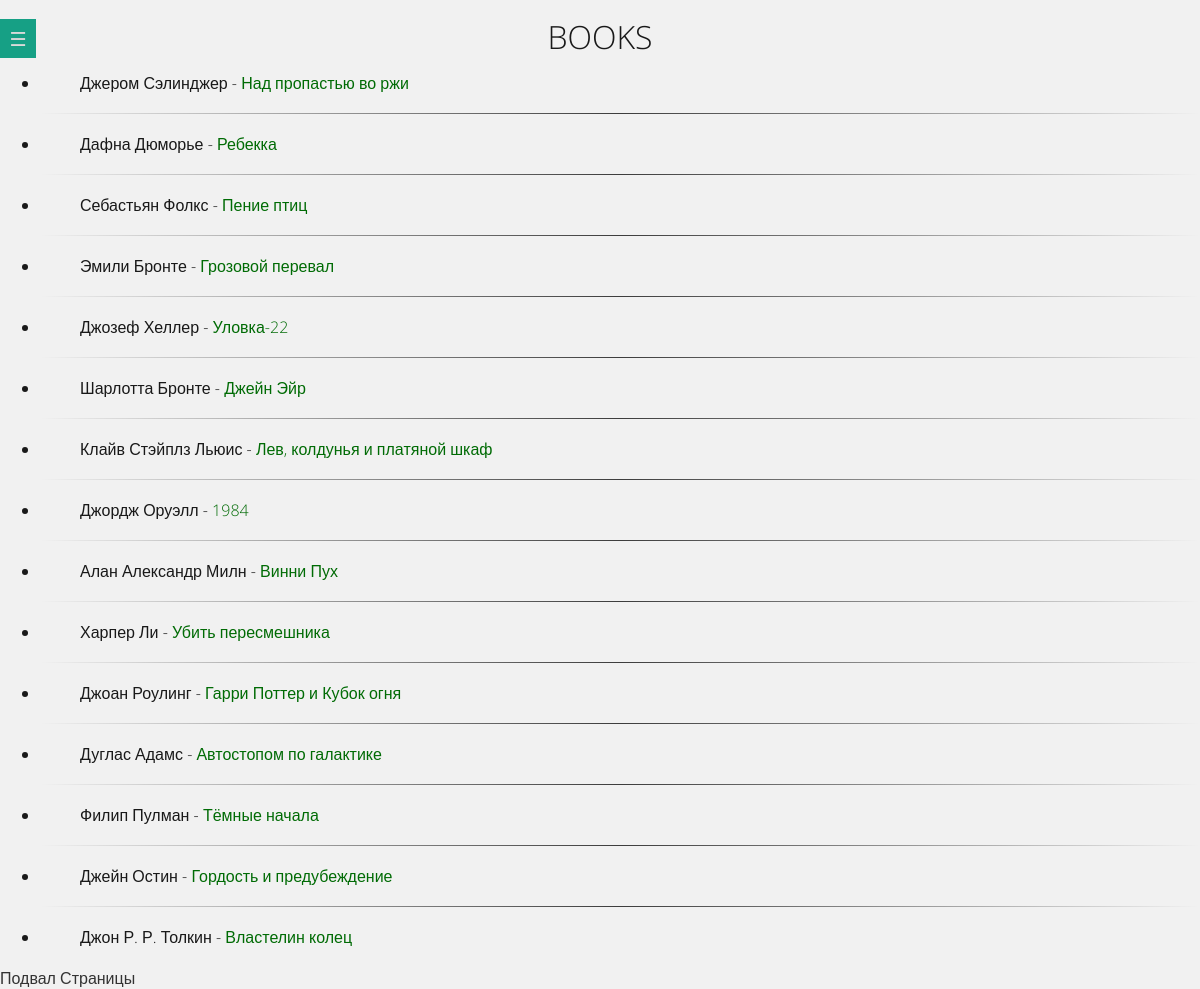
/books/, run on an earlier commit of the app's database.
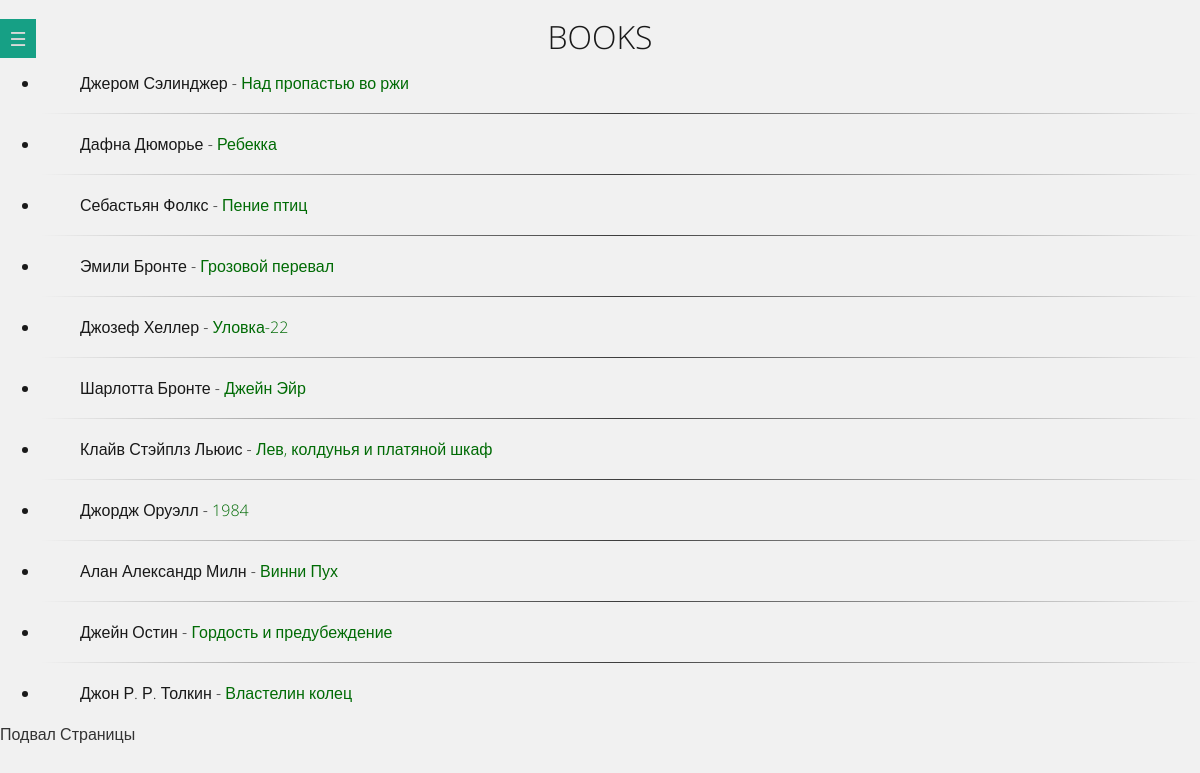
And on a later commit of the database.
### libre_authors/models.py (models this page shows, shortened)
class LibreAuthors(models.Model):
    class Status(models.IntegerChoices):
        DRAFT = 0, 'DRAFT'
        PUBLISHED = 1, 'PUBLISHED'
    title = models.CharField(max_length=255, verbose_name='BOOK TITLE')
    slug = models.SlugField(max_length=255, unique=True, db_index=True, verbose_name='SLUG')
    author = models.CharField(max_length=255)
    country = models.CharField(max_length=255)
    content = models.TextField(blank=True)
    time_create = models.DateTimeField(auto_now_add=True)
    time_update = models.DateTimeField(auto_now=True)
    is_published = models.BooleanField(choices=tuple(map(lambda x: (bool(x[0]), x[1]), Status.choices)),
                                       default=Status.DRAFT, verbose_name='STATUS')
    objects = models.Manager()
    published = PublishedManager()
    class Meta:
        verbose_name = 'Libres Authors'
        verbose_name_plural = 'Libres Authors'
        ordering = ['-time_create']
        indexes = [
            models.Index(fields=['-time_create'])
        ]
    def get_absolute_url(self):
        return reverse('book', kwargs={'book_slug': self.slug})

### libre_authors/views.py (the view)
# urls.py: path('books/', views.books, name='books'),  # default
def books(request):
    books_db = LibreAuthors.published.all()
    data = {'menu': menu, 'books': books_db, }
    return render(request, "libre_authors/books.html", context=data)

### libre_authors/models.py (called while the page is built)
    def get_queryset(self):
        return super().get_queryset().filter(is_published=LibreAuthors.Status.PUBLISHED)

### users/context_processors.py (called while the page is built)
def get_libre_authors_context(request):
    return {'mainmenu': menu}

### templates/libre_authors/books.html (shortened to what this page needs)
{% extends 'libre_authors/base.html' %}
{% block header %}BOOKS{% endblock header %}
{% block content %}
    <ul>
        {% for book in books %}
            <li>
                <ul>{{ book.author }} - <a href="{{ book.get_absolute_url }}">{{ book.title }}</a></ul>
                {% if not forloop.last %}
                    <hr>
                {% endif %}
            </li>
        {% endfor %}
    </ul>
{% endblock content %}

### templates/libre_authors/base.html (shortened to what this page needs)
{% load static %}
<!DOCTYPE html>
<html lang="en">
<head>
    <link  rel="stylesheet" type="text/css" href="{% static 'css/style.css' %}"/>
    <link rel="stylesheet" type="text/css" href="{% static 'css/left-nav-style.css' %}"/>
</head>
<body>
<h1>{% block header %}{% endblock header %}</h1>
<nav class="nav">
    <label for="nav-toggle" class="nav-toggle" onclick></label>
</nav>
<h1>{% block content %}{% endblock content %}</h1>
<div>Подвал Страницы</div>
</body>
</html>

### static/css/style.css (style rules this page uses)
* { box-sizing: border-box; }
html { font-size: 100%; }
html, body { margin: 0; padding: 0; width: 100%; height: 100%; }
body { color: #333; font: 1em 'Open Sans', sans-serif; background-color: #f1f1f1; }
hr { margin: 22px 0; height: 1px; border: 0; background-image: -webkit-linear-gradient(left, rgba(0, 0, 0, 0), rgba(0, 0, 0, 0.75), rgba(0, 0, 0, 0)); background-image: -moz-linear-gradient(left, rgba(0, 0, 0, 0), rgba(0, 0, 0, 0.75), rgba(0, 0, 0, 0)); background-image: -ms-linear-gradient(left, rgba(0, 0, 0, 0), rgba(0, 0, 0, 0.75), rgba(0, 0, 0, 0)); background-image: linear-gradient(left, rgba(0, 0, 0, 0), rgba(0, 0, 0, 0.75), rgba(0, 0, 0, 0)); }
h1, h2 { margin-bottom: 22px; color: #191919; font-weight: 300; text-align: center; }
h1 { font-size: 32px; line-height: 32px; }
a { color: #006b05; text-decoration: none; }
ul { font-size: 16px; text-align: left; }
li { line-height:16px; }

### static/css/left-nav-style.css (style rules this page uses)
.nav { width: 320px; min-width: 320px; height: 100%; position: fixed; top: 0; bottom: 0; margin: 0; left: -320px; padding: 15px 20px; -webkit-transition: left 0.3s; -moz-transition: left 0.3s; transition: left 0.3s; background: #16a085; z-index: 2000; }
.nav-toggle { position: absolute; left: 320px; top: 1em; padding: 0.5em; background: inherit; color: #dadada; cursor: pointer; font-size: 1.2em; line-height: 1; z-index: 2001; -webkit-transition: color .25s ease-in-out; -moz-transition: color .25s ease-in-out; transition: color .25s ease-in-out; }
.nav-toggle:after { content: '\2630'; text-decoration: none; }
body { -webkit-animation: bugfix infinite 1s; }
@media screen and (min-width: 320px) { html, body { margin: 0; overflow-x: hidden; } }

What changed in the data, as far as the page shows it:
no longer on this page (row edited): LibreAuthors: author "Харпер Ли", title "Убить пересмешника"
no longer on this page (row edited): LibreAuthors: author "Джоан Роулинг", title "Гарри Поттер и Кубок огня"
no longer on this page (row edited): LibreAuthors: author "Дуглас Адамс", title "Автостопом по галактике"
no longer on this page (row edited): LibreAuthors: author "Филип Пулман", title "Тёмные начала"
